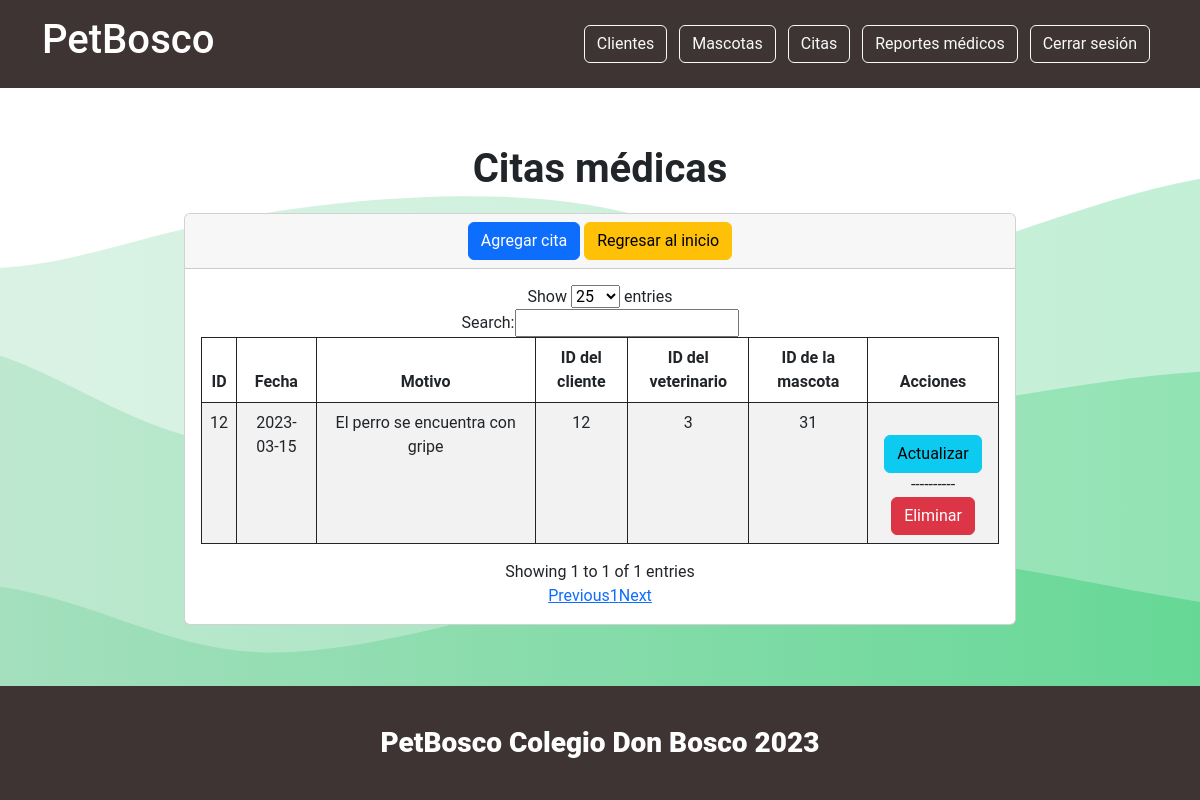
Before: /secciones/citas/veterinario/index.php (signed in) with the older database file.
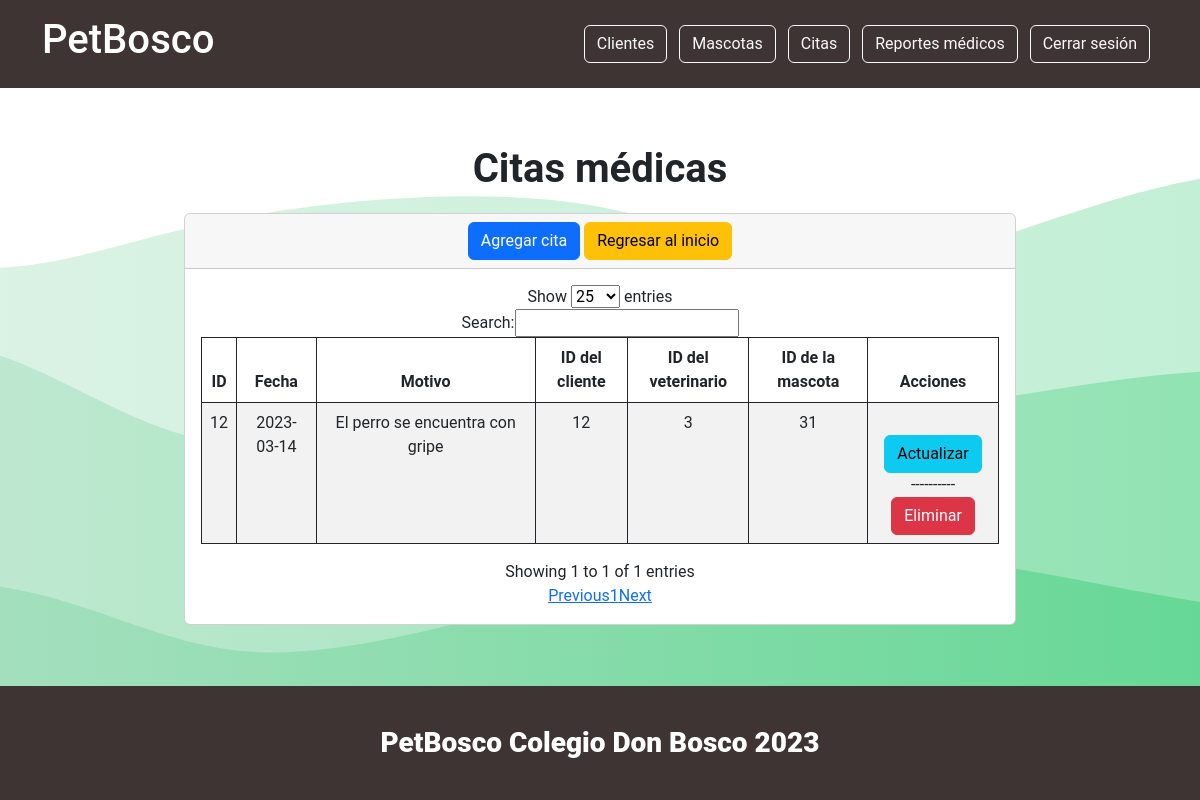
After: the same page with the newer database file.
### tables this page shows
CREATE TABLE `cita` (
  `id_cita` int(11) NOT NULL,
  `fecha` date NOT NULL,
  `motivo` varchar(200) NOT NULL,
  `fk_cliente` int(11) NOT NULL,
  `fk_veterinario` int(11) NOT NULL,
  `fk_mascota` int(11) NOT NULL
);

### secciones/citas/veterinario/index.php (the view, shortened to what this page needs)
<?php include("../../../conexionBd.php");
    $sentencia = $conexion->prepare("SELECT * FROM cita");
    $sentencia->execute();
    $citas=$sentencia->fetchAll(PDO::FETCH_ASSOC);
    ?>
    <!DOCTYPE html>
    <html lang="en">
    <head>
        <link href="https://cdn.jsdelivr.net/npm/bootstrap@5.3.0-alpha1/dist/css/bootstrap.min.css" rel="stylesheet">
        <link href="../assets/dist/css/bootstrap.min.css" rel="stylesheet">
        <link href="https://cdn.jsdelivr.net/npm/bootstrap@5.2.1/dist/css/bootstrap.min.css" rel="stylesheet"
>
    </head>
    <body>
    <?php include("../../../templates/headervet.php");?>
    <div class="container d-flex justify-content-center">
        <h1><b>Citas médicas</b></h1>
    </div>
    <div class="card m-auto text-center">
        <div class="card-header">
            <a name="" id="" class="btn btn-primary" href="crear.php" role="button">Agregar cita </a>
            <a name="" id="" class="btn btn-warning" href="<?php echo $url_base; ?>secciones/indexvet.php" role="button">Regresar al inicio</a>
        </div>
        <div class="card-body container">
            <div>
                <table id="myTable" class="display table table text-center table-bordered border-dark table-striped table-hover">
                    <thead>
                        <tr>
                            <th scope="col">ID</th>
                            <th scope="col">Fecha</th>
                            <th scope="col">Motivo</th>
                            <th scope="col">ID del cliente</th>
                            <th scope="col">ID del veterinario</th>
                            <th scope="col">ID de la mascota</th>
                            <th scope="col">Acciones</th>
                        </tr>
                    </thead>
                    <tbody>
                        <?php foreach ($citas as $registro): ?>
                        <tr>
                            <td scope="row"><?php echo $registro['id_cita'];?></td>
                            <td scope="row"><?php echo $registro['fecha'];?></td>
                            <td scope="row"><?php echo $registro['motivo'];?></td>
                            <td scope="row"><?php echo $registro['fk_cliente'];?></td>
                            <td scope="row"><?php echo $registro['fk_veterinario'];?></td>
                            <td scope="row"><?php echo $registro['fk_mascota'];?></td>
                            <td>
                            <br>
                            <a name="" id="" class="btn btn-info" href="editar.php?txtID=<?php echo $registro['id_cita']; ?>" role="button">Actualizar</a> <br> ----------
                            <a name="" id="" class="btn btn-danger" href="javascript:borrar(<?php echo $registro['id_cita']; ?>);" role="button">Eliminar</a>
                            </td>
                        </tr>
                        <?php endforeach; ?>
                    </tbody>
                </table>
            </div>
        </div>
    </div>
    <?php include("../../../templates/footer.php");?>
    </body>
    </html>

Changed rows visible on the page:
changed cita "El perro se encuentra con gripe": fecha "2023-03-15" → "2023-03-14"
